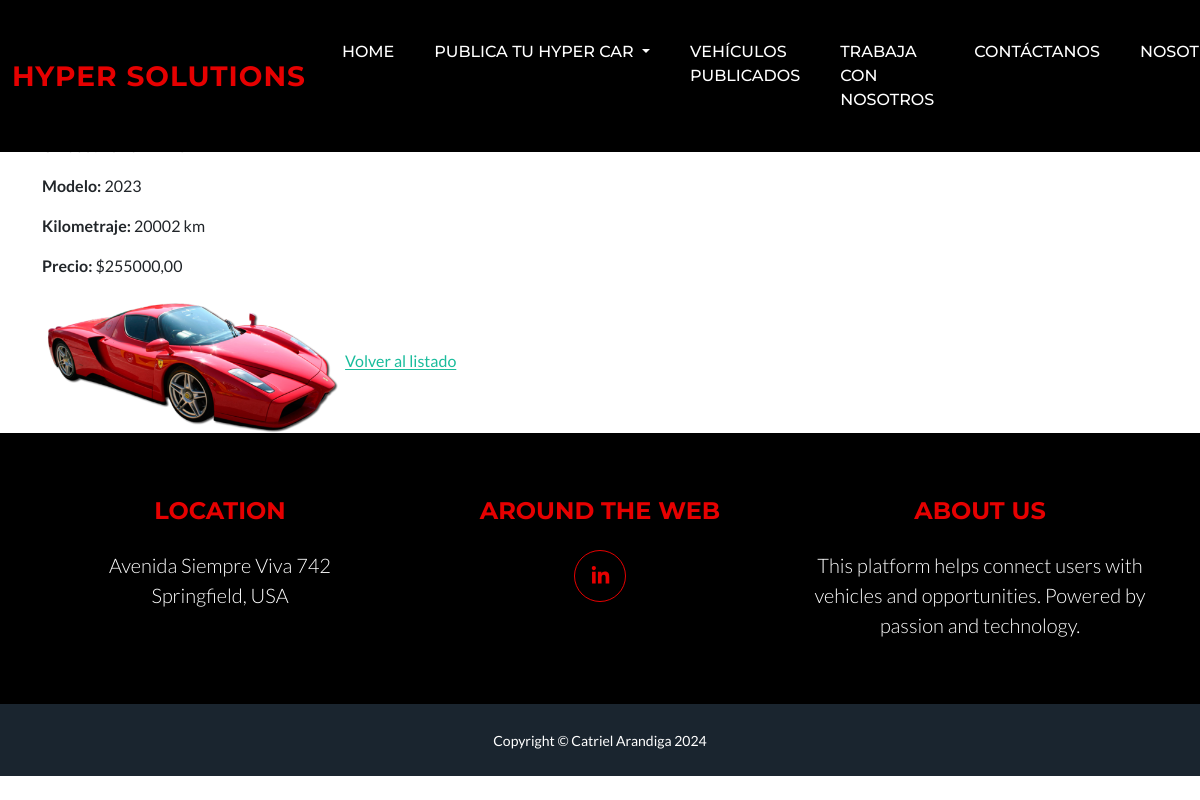
/vehiculos/detalle/1/ (signed in), run on an earlier commit of the app's database.
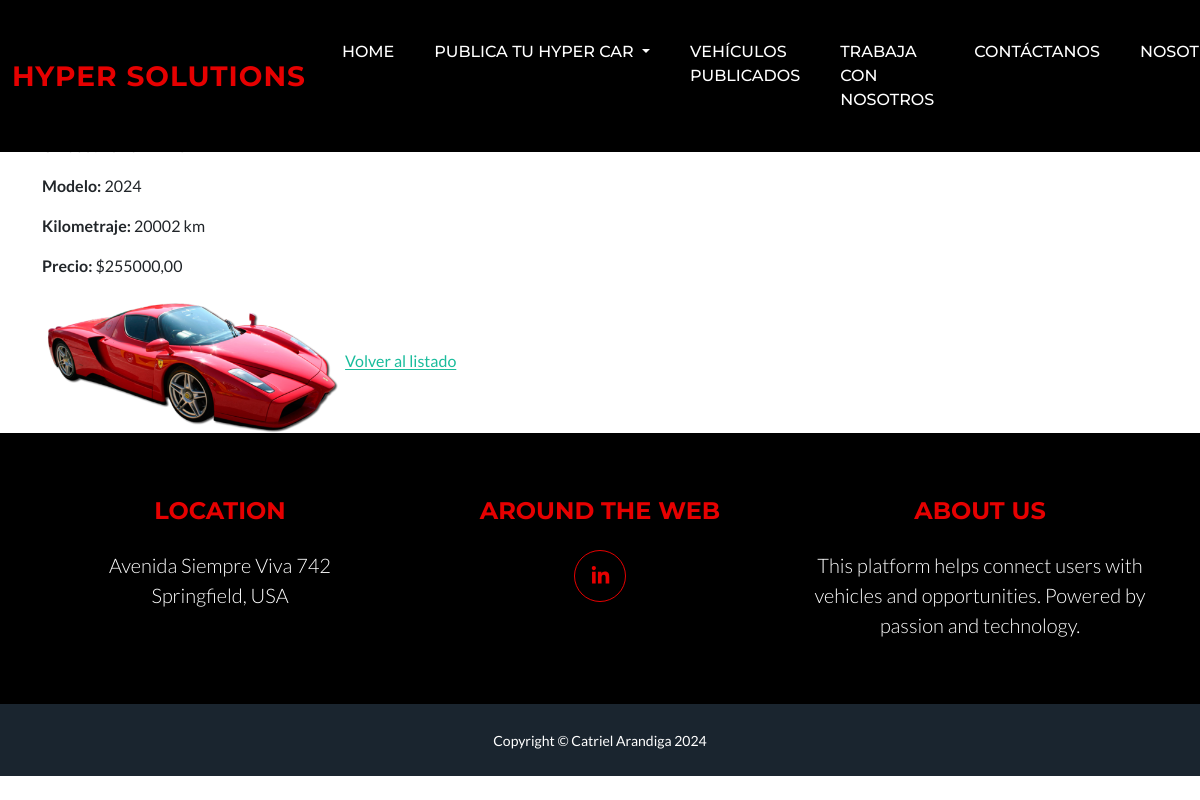
And on a later commit of the database.
### APP/models.py (models this page shows, shortened)
class VehiculosClientes(models.Model):
    UNIDAD_CHOICES = [
        ('Car', 'Car'),
        ('Truck', 'Truck'),
        ('Motorcycle', 'Motorcycle'),
    ]
    unidad = models.CharField(max_length=50)
    modelo = models.CharField(max_length=100)  # Puede ser el modelo y año, como "Toyota Corolla 2020"
    kilometraje = models.IntegerField()  # En kilómetros
    precio_usd = models.DecimalField(max_digits=10, decimal_places=2)  # Precio en USD
    foto = models.ImageField(upload_to='vehiculos_pics/', blank=True, null=True)  # Imagen del vehículo

### APP/views.py (the view)
# urls.py: path('vehiculos/detalle/<int:pk>/', VehiculosClientesDetailView.as_view(), name='vehiculo-detail'),
class VehiculosClientesDetailView(LoginRequiredMixin, DetailView):
    model = VehiculosClientes
    template_name = 'APP/vehiculos_detail.html'
    context_object_name = 'vehiculo'

### APP/templates/APP/vehiculos_detail.html
{% extends "APP/BASE.html" %}
{% block main %}
<div class="container mt-5">
    <h2>Detalle del Vehículo</h2>
    <p><strong>ID:</strong> {{ vehiculo.id }}</p>
    <p><strong>Unidad:</strong> {{ vehiculo.unidad }}</p>
    <p><strong>Modelo:</strong> {{ vehiculo.modelo }}</p>
    <p><strong>Kilometraje:</strong> {{ vehiculo.kilometraje }} km</p>
    <p><strong>Precio:</strong> ${{ vehiculo.precio_usd }}</p>
    {% if vehiculo.foto %}
        <img src="{{ vehiculo.foto.url }}" alt="Foto del vehículo" width="300">
    {% else %}
        <p>No hay foto disponible</p>
    {% endif %}
    <a href="{% url 'vehiculos-list' %}">Volver al listado</a>
</div>
{% endblock main %}

What changed in the data, as far as the page shows it:
changed VehiculosClientes: modelo "2023" → "2024"
